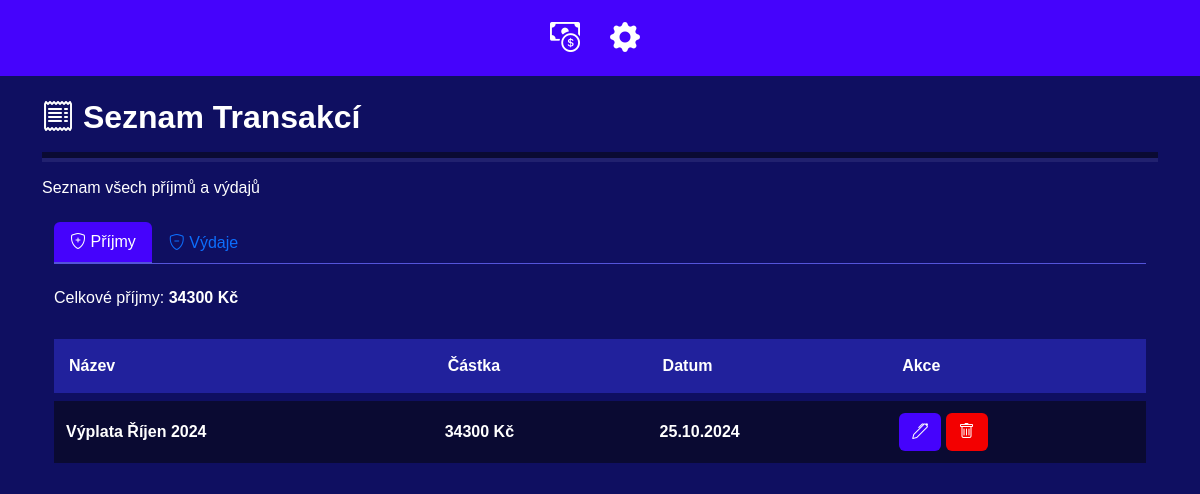
The page /list/ on the database as committed earlier.
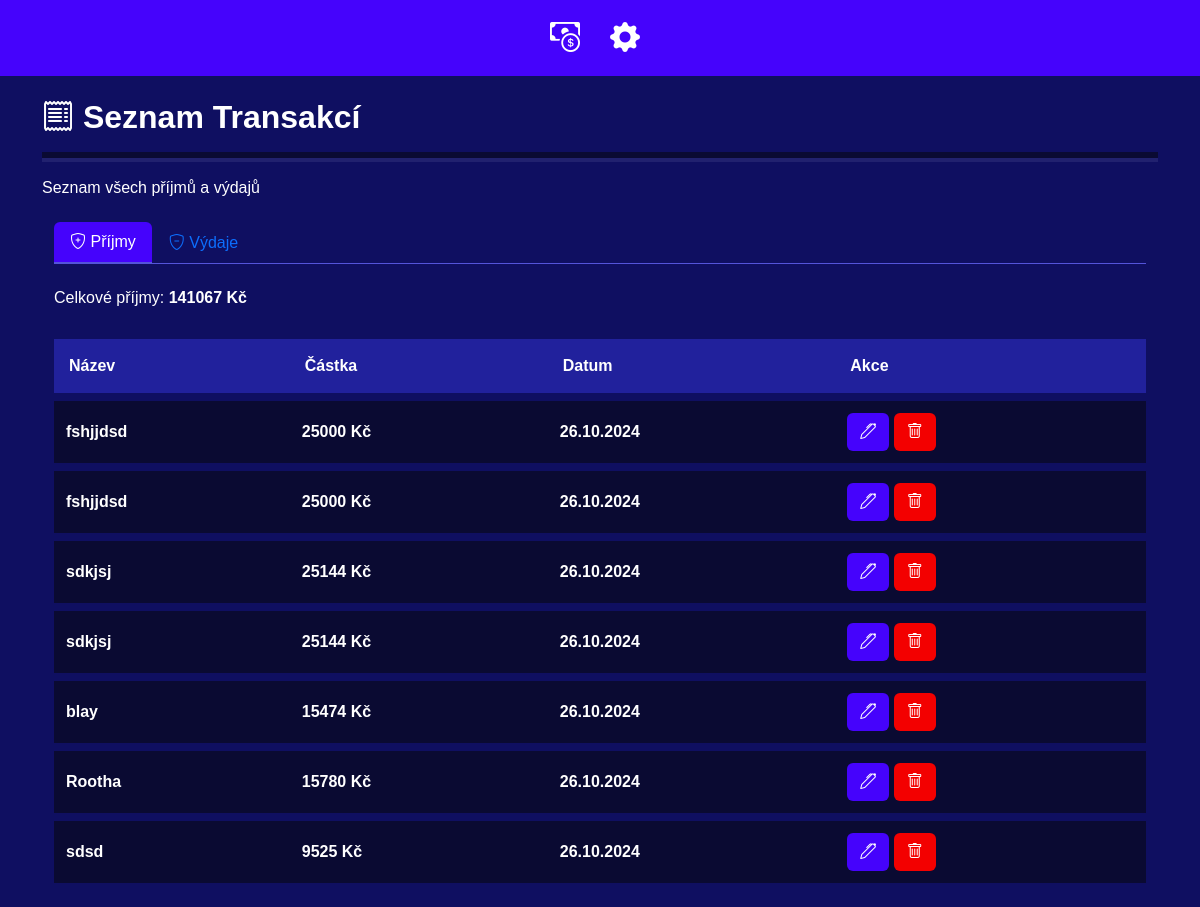
The same page on the database as committed later.
### finance_app/models.py (models this page shows)
class Income(models.Model):
    name = models.CharField(max_length=100)
    amount = models.FloatField()
    date = models.DateField(auto_now_add=True,editable=True)
    category = models.ForeignKey(Category, on_delete=models.SET_DEFAULT, default=1)

### finance_app/views.py (the view)
# urls.py: path('list/', views.list_transactions, name='list_transactions'),
def list_transactions(request):
    incomes = Income.objects.all()
    outcomes = Outcome.objects.all()
    total_income = Income.objects.aggregate(Sum('amount'))['amount__sum'] or 0
    total_outcome = Outcome.objects.aggregate(Sum('amount'))['amount__sum'] or 0
    context = {
        'incomes': incomes,
        'outcomes': outcomes,
        'no_incomes': not incomes.exists(),
        'no_outcomes': not outcomes.exists(),
        'total_income': total_income,
        'total_outcome': total_outcome,
    }
    return render(request, 'list.html', context)

### finance_app/templates/list.html (shortened to what this page needs)
{% extends "base.html" %}
{% block content %}
<h2 class="py-2"><i class="bi bi-receipt"></i> Seznam Transakcí</h2>
    <div class="hr-container">
    <hr class="hr-main">
    <hr class="hr-secondary">
</div>
<h6 class="py-3">Seznam všech příjmů a výdajů</h6>
    <div class="container mt-2" style="margin:0 !important;">
        <ul class="nav nav-tabs" id="myTab" role="tablist">
            <li class="nav-item" role="presentation">
                <button class="nav-link active" id="income-tab" data-bs-toggle="tab" data-bs-target="#income" type="button" role="tab" aria-controls="income" aria-selected="true"><i class="bi bi-shield-plus"></i> Příjmy</button>
            </li>
            <li class="nav-item" role="presentation">
                <button class="nav-link" id="outcome-tab" data-bs-toggle="tab" data-bs-target="#outcome" type="button" role="tab" aria-controls="outcome" aria-selected="false"><i class="bi bi-shield-minus"></i> Výdaje</button>
            </li>
        </ul>
        <div class="tab-content" id="myTabContent">
            <div class="tab-pane fade show active" id="income" role="tabpanel" aria-labelledby="income-tab">
              <h6 class="py-4">Celkové příjmy: <strong>{{ total_income|floatformat:0 }} Kč</strong></h6>
                {% if no_incomes %}
    <p class="py-3">Žádné příjmy</p>
{% else %}
<table class="table mt-2">
    <thead>
        <tr>
            <th>Název</th>
            <th>Částka</th>
            <th>Datum</th>
            <th>Akce</th>
        </tr>
    </thead>
    <tbody>
        {% for item in incomes %}
            <td>{{ item.name }}</td>
            <td>{{ item.amount|floatformat:0 }} Kč</td>
            <td>{{ item.date|date:"d.m.Y" }}</td>
            <td><a class="btn darkbtn" href='{% url 'edit_income' item.id  %}'><i class="bi bi-pen"></i></a>
            <a class="btn dangerbtn" href='{% url 'delete_income' item.id  %}'><i class="bi bi-trash"></i></a>
            </td>
        {% endfor %}
    </tbody>
</table>
{% endif %}
            </div>
        </div>
    </div>
{% endblock %}

Rows that differ between the two databases and show on the page:
removed Income: name "Výplata Říjen 2024", amount "34300", date "25.10.2024"
added Income: name "fshjjdsd", amount "25000", date "26.10.2024"
added Income: name "fshjjdsd", amount "25000", date "26.10.2024"
added Income: name "sdkjsj", amount "25144", date "26.10.2024"
added Income: name "sdkjsj", amount "25144", date "26.10.2024"
added Income: name "blay", amount "15474", date "26.10.2024"
added Income: name "Rootha", amount "15780", date "26.10.2024"
added Income: name "sdsd", amount "9525", date "26.10.2024"
Other text that changed with them:
{{ total_income|floatformat:0 }}: "34300" → "141067"
